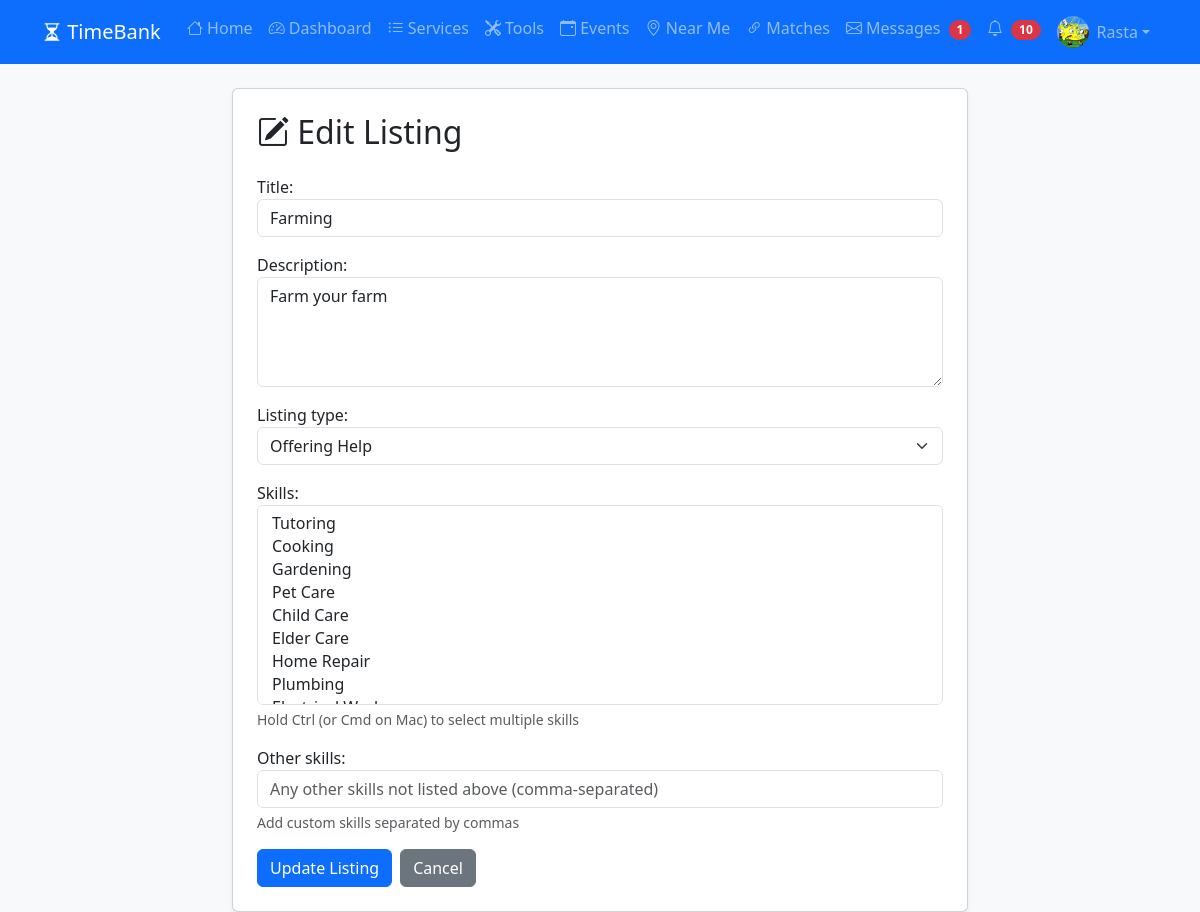
The page /listings/10/edit/ (signed in) on the database its author committed.
### myapp/models.py (models this page shows, shortened)
class Profile(models.Model):
    user = models.OneToOneField(User, on_delete=models.CASCADE)
    time_credits = models.DecimalField(max_digits=10, decimal_places=2, default=0.00)
    bio = models.TextField(blank=True)
    location = models.CharField(max_length=100, help_text="Neighborhood or City")
    phone = models.CharField(max_length=20, blank=True)
    profile_picture = models.ImageField(upload_to='profiles/', blank=True, null=True)
    latitude = models.DecimalField(max_digits=9, decimal_places=6, null=True, blank=True)
    longitude = models.DecimalField(max_digits=9, decimal_places=6, null=True, blank=True)
    is_available = models.BooleanField(default=True, help_text="Available to help others")
    created_at = models.DateTimeField(auto_now_add=True)

class ServiceListing(models.Model):
    TYPE_CHOICES = [
        ('OFFER', 'Offering Help'),
        ('REQUEST', 'Requesting Help'),
    ]
    user = models.ForeignKey(User, on_delete=models.CASCADE)
    title = models.CharField(max_length=200)
    description = models.TextField()
    listing_type = models.CharField(max_length=10, choices=TYPE_CHOICES)
    skills = models.ManyToManyField(Skill, related_name='listings')
    created_at = models.DateTimeField(auto_now_add=True)
    is_active = models.BooleanField(default=True)

### myapp/views.py (the view)
# urls.py: path('listings/<int:pk>/edit/', views.listing_edit, name='listing_edit'),
@login_required
def listing_edit(request, pk):
    listing = get_object_or_404(ServiceListing, pk=pk, user=request.user)
    if request.method == 'POST':
        form = ServiceListingForm(request.POST, instance=listing)
        if form.is_valid():
            form.save()
            messages.success(request, 'Listing updated successfully!')
            return redirect('listing_detail', pk=listing.pk)
    else:
        form = ServiceListingForm(instance=listing)
    return render(request, 'listings/edit.html', {'form': form, 'listing': listing})

### myapp/templates/listings/edit.html (shortened to what this page needs)
{% extends 'base.html' %}
{% block content %}
<div class="row justify-content-center">
    <div class="col-md-8">
        <div class="card shadow-sm">
            <div class="card-body p-4">
                <h2 class="mb-4"><i class="bi bi-pencil-square"></i> Edit Listing</h2>
                <form method="post">
                    <div class="mb-3">
                        {{ form.title.label_tag }}
                        {{ form.title }}
                    </div>
                    <div class="mb-3">
                        {{ form.description.label_tag }}
                        {{ form.description }}
                    </div>
                    <div class="mb-3">
                        {{ form.listing_type.label_tag }}
                        {{ form.listing_type }}
                    </div>
                    <div class="mb-3">
                        {{ form.skills.label_tag }}
                        {{ form.skills }}
                        <small class="form-text text-muted d-block mt-1">{{ form.skills.help_text }}</small>
                    </div>
                    <div class="mb-3">
                        {{ form.other_skills.label_tag }}
                        {{ form.other_skills }}
                        <small class="form-text text-muted d-block mt-1">{{ form.other_skills.help_text }}</small>
                    </div>
                    <div class="d-flex gap-2">
                        <button type="submit" class="btn btn-primary">Update Listing</button>
                        <a href="{% url 'listing_detail' listing.pk %}" class="btn btn-secondary">Cancel</a>
                    </div>
                </form>
            </div>
        </div>
    </div>
</div>
{% endblock %}

### myapp/templates/base.html (shortened to what this page needs)
<!DOCTYPE html>
<html lang="en">
<head>
    <link href="https://cdn.jsdelivr.net/npm/bootstrap@5.3.0/dist/css/bootstrap.min.css" rel="stylesheet">
    <link rel="stylesheet" href="https://cdn.jsdelivr.net/npm/bootstrap-icons@1.11.0/font/bootstrap-icons.css">
    <link rel="stylesheet" href="https://unpkg.com/leaflet@1.9.4/dist/leaflet.css" />
</head>
<body class="bg-light">
    <nav class="navbar navbar-expand-lg navbar-dark bg-primary">
        <div class="container">
            <a class="navbar-brand" href="{% url 'home' %}">
                <i class="bi bi-hourglass-split"></i> TimeBank
            </a>
            <div class="collapse navbar-collapse" id="navbarNav">
                <ul class="navbar-nav ms-auto">
                    <li class="nav-item">
                        <a class="nav-link" href="{% url 'home' %}">
                            <i class="bi bi-house"></i> Home
                        </a>
                    </li>
                    {% if user.is_authenticated %}
                    <li class="nav-item">
                        <a class="nav-link" href="{% url 'dashboard' %}">
                            <i class="bi bi-speedometer2"></i> Dashboard
                        </a>
                    </li>
                    {% endif %}
                    <li class="nav-item">
                        <a class="nav-link" href="{% url 'listing_browse' %}">
                            <i class="bi bi-list-ul"></i> Services
                        </a>
                    </li>
                    <li class="nav-item">
                        <a class="nav-link" href="{% url 'tool_browse' %}">
                            <i class="bi bi-tools"></i> Tools
                        </a>
                    </li>
                    <li class="nav-item">
                        <a class="nav-link" href="{% url 'event_browse' %}">
                            <i class="bi bi-calendar-event"></i> Events
                        </a>
                    </li>
                    <li class="nav-item">
                        <a class="nav-link" href="{% url 'map_view' %}">
                            <i class="bi bi-geo-alt"></i> Near Me
                        </a>
                    </li>
                    {% if user.is_authenticated %}
                    <li class="nav-item">
                        <a class="nav-link" href="{% url 'find_matches' %}">
                            <i class="bi bi-link-45deg"></i> Matches
                        </a>
                    </li>
                    <li class="nav-item">
                        <a class="nav-link position-relative" href="{% url 'inbox' %}">
                            <i class="bi bi-envelope"></i> Messages
                        </a>
                    </li>
                    <li class="nav-item">
                        <a class="nav-link position-relative" href="{% url 'notifications' %}">
                            <i class="bi bi-bell"></i>
                        </a>
                    </li>
                    <li class="nav-item dropdown">
                        <a class="nav-link dropdown-toggle d-flex align-items-center" href="#" id="userDropdown" role="button" data-bs-toggle="dropdown">
                            {% if user.profile.profile_picture %}
                                <img src="{{ user.profile.profile_picture.url }}"
                                     class="rounded-circle me-2"
                                     width="32"
                                     height="32"
                                     style="object-fit: cover;"
                                     alt="{{ user.username }}">
                            {% else %}
                                <div class="rounded-circle bg-primary text-white d-flex align-items-center justify-content-center me-2"
                                     style="width: 32px; height: 32px; font-size: 14px; font-weight: bold;">
                                    {{ user.username|first|upper }}
                                </div>
                            {% endif %}
                            {{ user.username }}
                        </a>
                    </li>
                    {% endif %}
                </ul>
            </div>
        </div>
    </nav>
    <div class="container mt-4">
        {% block content %}
        {% endblock %}
    </div>
</body>
</html>

### rows shown on the page
ServiceListing: title "Farming", description "Farm your farm", listing_type "Offering Help"

### other values the page prints
{{ user.username }} "Rasta"
